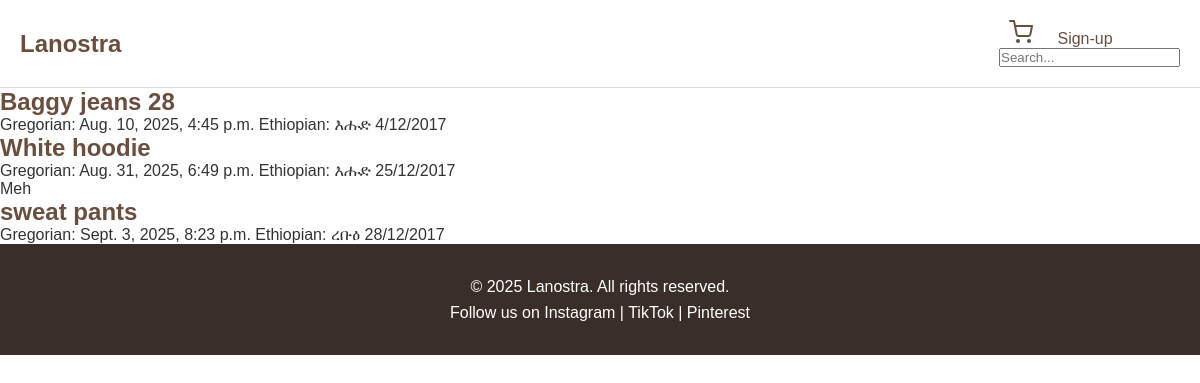
The app's page /shop/ with its own data.
### shop/models.py (models this page shows, shortened)
class Item(models.Model):
    item_name = models.CharField(name='item_name', max_length=50, blank=False,null=False)
    item_category = models.ManyToManyField(Category)
    created_at = models.DateTimeField(auto_now_add=True)
    item_image = models.ImageField(upload_to='item_images',name = 'item_image', null=True , blank=True)
    inventory = models.IntegerField(name='inventory',blank=False, null=False,default= 0)
    choice = [('male','male'),('female','female'),('both','both'),]
    gender = models.CharField(choices=choice, null=False, blank=False,default=choice[0][0])
    price = models.FloatField(name='price', null=False, blank=False, default= 0)
    is_sold = models.BooleanField(default=False)
    description = models.TextField(name='description', max_length=255, null=True, blank = True)
    class Meta:
        verbose_name_plural = 'Items'

### shop/views.py (the view)
# urls.py: path('', include('shop.urls')),
def shop(request):
    items = Item.objects.all()
    categories = Category.objects.all()
    for item in items:
        g_day = item.created_at.day
        g_month = item.created_at.month
        g_year = item.created_at.year
        eth_day, eth_month, eth_year = gregorian_to_ethiopian(g_day, g_month, g_year)
        weekday_name = ethiocal(eth_day, eth_month, eth_year)
        item.ethiopian_date = f"{eth_day}/{eth_month}/{eth_year}"
        item.ethiopian_weekday = weekday_name
    context = {
        'items': items,
        'categories': categories,}
    return render(request, 'shop/index.html', context)

### main/EthiopianDate.py (called while the page is built)
def ethiocal(day, month, year):
    weekdays = ['ሰኞ', 'ማክሰኞ', 'ረቡዕ', 'ሐሙስ', 'ዓርብ', 'ቅዳሜ', 'እሑድ']
    julian = 1723856 + 365 * int(year) + (int(year) // 4) + 30 * int(month) + int(day) - 31
    weekday = julian % 7
    weekday_name = weekdays[weekday]
    return weekday_name

def gregorian_to_ethiopian(gday, gmonth, gyear):
    ETHIOPIAN_EPOCH_JDN = 1723856
    a = (14 - gmonth) // 12
    y = gyear + 4800 - a
    m = gmonth + 12 * a - 3
    jdn = gday + ((153 * m + 2) // 5) + 365 * y + (y // 4) - (y // 100) + (y // 400) - 32045
    days_since_epoch = jdn - ETHIOPIAN_EPOCH_JDN
    four_year_cycles = days_since_epoch // 1461
    days_left = days_since_epoch % 1461
    eth_year = 4 * four_year_cycles + days_left // 365
    day_of_year = days_left % 365
    eth_month = day_of_year // 30 + 1
    eth_day = day_of_year % 30 + 1
    return eth_day, eth_month, eth_year

### shop/templates/shop/index.html (shortened to what this page needs)
{% extends 'base.html' %}
{% load static %}
{% block content %}
{% for item in items %}
<div>
  <a href="{% url 'item:detail' item.id %}" style="text-decoration: none;">
    <h2>{{ item.item_name}}</h2>
  </a>
  <p>Gregorian: {{item.created_at}} Ethiopian: {{ item.ethiopian_weekday }} {{ item.ethiopian_date }} </p>
  <p class="limited-text">{{item.description}}</p>
</div>
{% endfor %}
{% endblock %}

### main/templates/base.html (shortened to what this page needs)
{% load static %}
<!DOCTYPE html>
<html lang="en">
<head>
  <link rel="stylesheet" href="{% static 'main/css/style.css' %}">
</head>
<body>
  <header>
    <a href="{% url 'index' %}" style="text-decoration: none;">
      <h2>Lanostra</h2>
    </a>
    <nav>
      <a href="#"><svg xmlns="http://www.w3.org/2000/svg" width="24" height="24" fill="none" stroke="#6b4e3d"
          stroke-width="2" stroke-linecap="round" stroke-linejoin="round" class="icon-cart">
          <circle cx="9" cy="21" r="1" />
          <circle cx="20" cy="21" r="1" />
          <path d="M1 1h4l2.68 13.39a2 2 0 0 0 2 1.61h9.72a2 2 0 0 0 2-1.61L23 6H6" />
        </svg></a>
      {% if request.user.is_authenticated %}
      <a href="{% url 'profile' user.id %}"><svg xmlns="http://www.w3.org/2000/svg" width="24" height="24" fill="none"
          stroke="#6b4e3d" stroke-width="2" stroke-linecap="round" stroke-linejoin="round" class="icon-user">
          <path d="M20 21v-2a4 4 0 0 0-3-3.87" />
          <path d="M4 21v-2a4 4 0 0 1 3-3.87" />
          <circle cx="12" cy="7" r="4" />
        </svg></a>
      {% else %}
      <a href="{% url 'signup' %}">Sign-up</a>
      {% endif %}
      <form method="get" action="{% url 'item:search' %}">
        <input type="text" name="q" placeholder="Search..." value="{{ request.GET.q }}" class="search">
      </form>
    </nav>
  </header>
  {% block content %}
  {% endblock content %}
  <footer>
    <p>&copy; 2025 Lanostra. All rights reserved.</p>
    <p>Follow us on Instagram | TikTok | Pinterest</p>
  </footer>
</body>
</html>

### main/static/main/css/style.css (style rules this page uses)
* { box-sizing: border-box; margin: 0; padding: 0; }
body { font-family: Arial, sans-serif; background: #fefefe; color: #333; }
header { display: flex; justify-content: space-between; align-items: center; padding: 20px; background: #fff; border-bottom: 1px solid #ddd; }
h2 { color: #6b4e3d; }
nav a { margin: 0 10px; text-decoration: none; color: #6b4e3d; }
footer { background: #3a2e28; color: #fff; padding: 30px; text-align: center; line-height: 1.6; }

### shop/templates/shop/index.html (style rules this page uses)
.limited-text { width: 200px; white-space: nowrap; overflow: hidden; text-overflow: ellipsis; }

### records on screen
Item: item_name "Baggy jeans 28", created_at "Aug. 10, 2025, 4:45 p.m.", ethiopian_weekday "እሑድ", ethiopian_date "4/12/2017"
Item: item_name "White hoodie", created_at "Aug. 31, 2025, 6:49 p.m.", ethiopian_weekday "እሑድ", ethiopian_date "25/12/2017", description "Meh"
Item: item_name "sweat pants", created_at "Sept. 3, 2025, 8:23 p.m.", ethiopian_weekday "ረቡዕ", ethiopian_date "28/12/2017"
